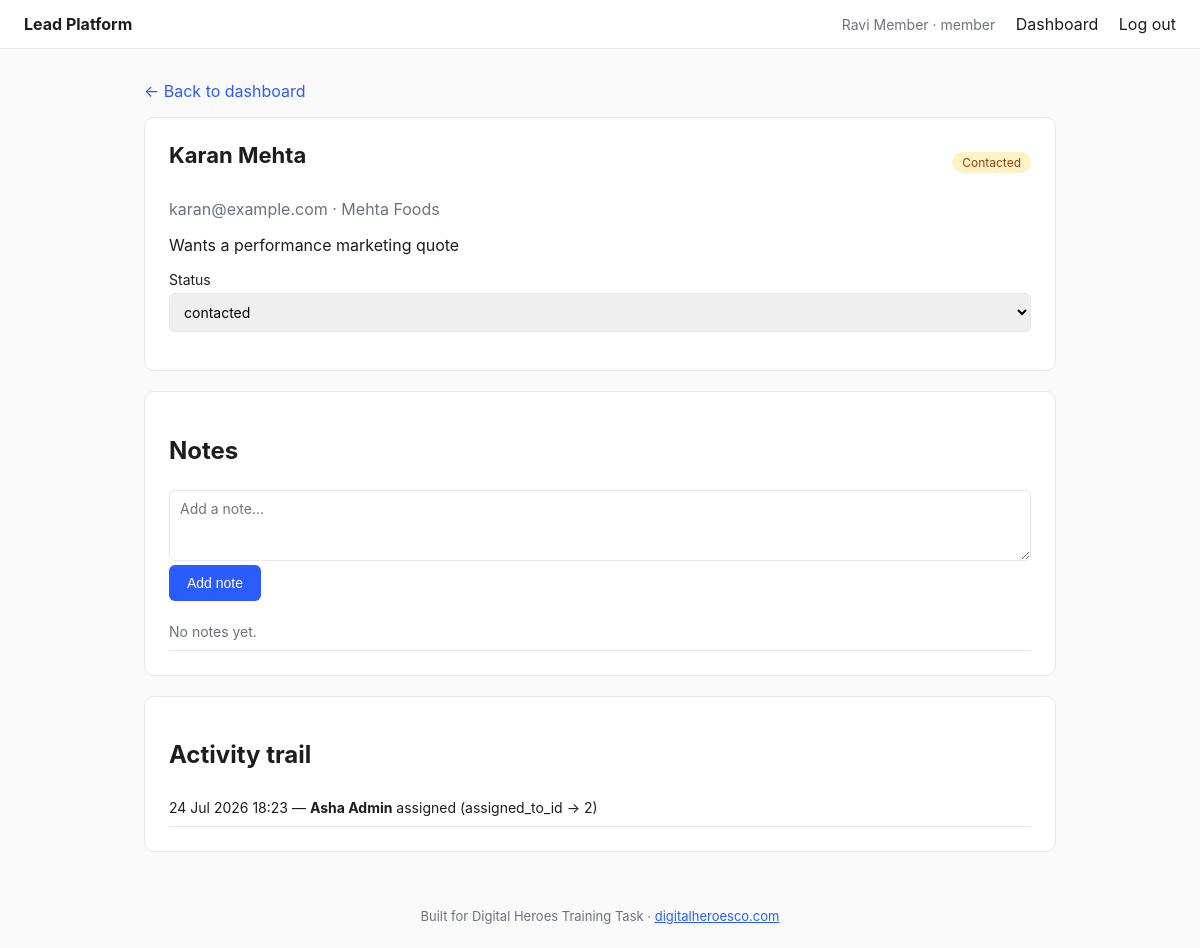
Screenshot of /leads/2 (signed in) with the database file from the repository.
### models.py (models this page shows, shortened)
class User(UserMixin, db.Model):
    __tablename__ = "users"
    id = db.Column(db.Integer, primary_key=True)
    name = db.Column(db.String(120), nullable=False)
    email = db.Column(db.String(120), unique=True, nullable=False)
    password_hash = db.Column(db.String(255), nullable=False)
    role = db.Column(db.String(20), nullable=False, default="member")
    created_at = db.Column(db.DateTime, default=datetime.utcnow)
    assigned_leads = db.relationship("Lead", backref="assignee", foreign_keys="Lead.assigned_to_id")
    @property
    def is_admin(self):
        return self.role == "admin"

class Lead(db.Model):
    __tablename__ = "leads"
    id = db.Column(db.Integer, primary_key=True)
    full_name = db.Column(db.String(120), nullable=False)
    email = db.Column(db.String(120), nullable=False)
    phone = db.Column(db.String(30))
    company = db.Column(db.String(120))
    message = db.Column(db.Text)
    source = db.Column(db.String(50), default="web_form")
    status = db.Column(db.String(20), nullable=False, default="new")
    assigned_to_id = db.Column(db.Integer, db.ForeignKey("users.id"), nullable=True)
    created_at = db.Column(db.DateTime, default=datetime.utcnow)
    updated_at = db.Column(db.DateTime, default=datetime.utcnow, onupdate=datetime.utcnow)
    notes = db.relationship("Note", backref="lead", cascade="all, delete-orphan", lazy="dynamic")
    activities = db.relationship("ActivityLog", backref="lead", cascade="all, delete-orphan", lazy="dynamic")

class ActivityLog(db.Model):
    __tablename__ = "activity_logs"
    id = db.Column(db.Integer, primary_key=True)
    lead_id = db.Column(db.Integer, db.ForeignKey("leads.id"), nullable=False)
    actor_id = db.Column(db.Integer, db.ForeignKey("users.id"), nullable=True)
    action = db.Column(db.String(50), nullable=False)  # e.g. "status_changed", "assigned", "note_added"
    detail = db.Column(db.String(255))
    created_at = db.Column(db.DateTime, default=datetime.utcnow)
    actor = db.relationship("User")

### app.py (the view)
@app.route("/leads/<int:lead_id>")
@login_required
def lead_detail(lead_id):
    lead = Lead.query.get_or_404(lead_id)
    if not can_view_lead(current_user, lead):
        return render_template("403.html"), 403
    members = User.query.filter_by(role="member").all() if current_user.is_admin else []
    notes = lead.notes.order_by(Note.created_at.desc()).all()
    activities = lead.activities.order_by(ActivityLog.created_at.desc()).all()
    return render_template(
        "lead_detail.html", lead=lead, members=members, statuses=LEAD_STATUSES,
        notes=notes, activities=activities,
    )

### app.py (called while the page is built)
@login_manager.user_loader
def load_user(user_id):
    return User.query.get(int(user_id))

def can_view_lead(user, lead):
    return user.is_admin or lead.assigned_to_id == user.id

### templates/lead_detail.html (shortened to what this page needs)
{% extends "base.html" %}
{% block content %}
<a href="{{ url_for('dashboard') }}" class="back-link">&larr; Back to dashboard</a>
<div class="card">
  <div class="row-between">
    <h1>{{ lead.full_name }}</h1>
    <span class="pill pill-{{ lead.status }}" id="status-pill">{{ lead.status }}</span>
  </div>
  <p class="muted">{{ lead.email }}{% if lead.phone %} · {{ lead.phone }}{% endif %}{% if lead.company %} · {{ lead.company }}{% endif %}</p>
  {% if lead.message %}<p>{{ lead.message }}</p>{% endif %}
  <div class="controls-row">
    <label>Status
      <select id="status-select">
        {% for s in statuses %}
        <option value="{{ s }}" {{ 'selected' if s == lead.status else '' }}>{{ s }}</option>
        {% endfor %}
      </select>
    </label>
  </div>
</div>
<div class="card">
  <h2>Notes</h2>
  <form id="note-form">
    <textarea id="note-body" rows="3" placeholder="Add a note..."></textarea>
    <button type="submit">Add note</button>
  </form>
  <ul id="notes-list" class="notes-list">
    {% for note in notes %}
    <li><strong>{{ note.author.name if note.author else 'Unknown' }}</strong> · {{ note.created_at.strftime('%d %b %Y %H:%M') }}<br>{{ note.body }}</li>
    {% else %}
    <li class="muted">No notes yet.</li>
    {% endfor %}
  </ul>
</div>
<div class="card">
  <h2>Activity trail</h2>
  <ul class="activity-list">
    {% for a in activities %}
    <li>{{ a.created_at.strftime('%d %b %Y %H:%M') }} — <strong>{{ a.actor.name if a.actor else 'system' }}</strong> {{ a.action }}{% if a.detail %} ({{ a.detail }}){% endif %}</li>
    {% else %}
    <li class="muted">No activity yet.</li>
    {% endfor %}
  </ul>
</div>
{% endblock %}

### templates/base.html (shortened to what this page needs)
<!doctype html>
<html lang="en">
<head>
  <link rel="stylesheet" href="{{ url_for('static', filename='css/style.css') }}">
</head>
<body>
  <header class="topbar">
    <a class="brand" href="{{ url_for('dashboard') if current_user.is_authenticated else url_for('capture_form') }}">Lead Platform</a>
    <nav>
      {% if current_user.is_authenticated %}
        <span class="who">{{ current_user.name }} · {{ current_user.role }}</span>
        <a href="{{ url_for('dashboard') }}">Dashboard</a>
        <a href="{{ url_for('logout') }}">Log out</a>
      {% else %}
        <a href="{{ url_for('login') }}">Log in</a>
      {% endif %}
    </nav>
  </header>
  <main class="container">
    {% block content %}{% endblock %}
  </main>
  <footer class="site-footer">
    Built for Digital Heroes Training Task · <a href="https://digitalheroesco.com" target="_blank" rel="noopener">digitalheroesco.com</a>
  </footer>
</body>
</html>

### static/css/style.css (style rules this page uses)
:root { --ink: #1c1d21; --muted: #6b7280; --line: #e5e7eb; --accent: #2b5cff; --bg: #fafafa; }
* { box-sizing: border-box; }
body { font-family: -apple-system, BlinkMacSystemFont, "Segoe UI", Roboto, sans-serif; margin: 0; color: var(--ink); background: var(--bg); }
.topbar { display: flex; justify-content: space-between; align-items: center; padding: 14px 24px; border-bottom: 1px solid var(--line); background: #fff; }
.brand { font-weight: 700; text-decoration: none; color: var(--ink); }
nav a { margin-left: 16px; color: var(--ink); text-decoration: none; }
.who { color: var(--muted); font-size: 14px; }
.container { max-width: 960px; margin: 32px auto; padding: 0 24px; }
.card { background: #fff; border: 1px solid var(--line); border-radius: 10px; padding: 24px; margin-bottom: 20px; }
h1 { margin-top: 0; font-size: 22px; }
.muted { color: var(--muted); }
label { display: block; margin-bottom: 14px; font-size: 14px; }
input, textarea, select { width: 100%; padding: 9px 10px; margin-top: 5px; border: 1px solid var(--line); border-radius: 6px; font-size: 14px; font-family: inherit; }
button { background: var(--accent); color: #fff; border: none; padding: 10px 18px; border-radius: 6px; font-size: 14px; cursor: pointer; }
.row-between { display: flex; justify-content: space-between; align-items: center; }
.pill { display: inline-block; padding: 3px 10px; border-radius: 999px; font-size: 12px; text-transform: capitalize; background: #eee; }
.pill-contacted { background: #fef3c7; color: #92400e; }
.controls-row { display: flex; gap: 24px; margin-top: 16px; }
.controls-row label { flex: 1; }
.back-link { display: inline-block; margin-bottom: 16px; color: var(--accent); text-decoration: none; }
.notes-list, .activity-list { list-style: none; padding: 0; margin: 12px 0 0; }
.notes-list li, .activity-list li { padding: 10px 0; border-bottom: 1px solid var(--line); font-size: 14px; }
.site-footer { text-align: center; color: var(--muted); font-size: 13px; padding: 24px; }
.site-footer a { color: var(--accent); }

### rows the page displays
User: name "Ravi Member", role "member"
Lead: full_name "Karan Mehta", status "Contacted", email "karan@example.com", company "Mehta Foods", message "Wants a performance marketing quote"
ActivityLog: created_at "24 Jul 2026 18:23", actor "Asha Admin", action "assigned", detail "assigned_to_id -> 2"

### other values shown
form field value "contacted"
